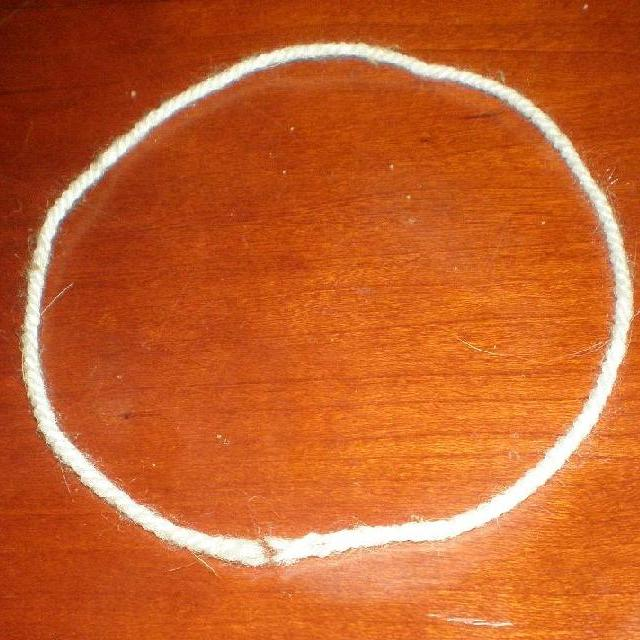
%> input picture 2_Prog/275-Langs/MATLAB/programmingfundamentalsusingmatlab_supplement/programs_and_files/chapter8/stRing.JPG, 640 x 640 px
$ octave image_demo.m   (GNU Octave 9; MATLAB toolbox functions it lacks are replaced by stand-ins)
%> lines starting %> are read from the running program, lines starting %| are printed output that depends on the picture; in (x1, y1, x2, y2) boxes, pixels count from 0 and x2, y2 are one past the last pixel; in counts of white or black regions, pixels touching at a corner belong together; the program's own positions count from 1
% Programming Fundamentals Using MATLAB, Michael Weeks Copyright 2020
%
% Note: if you click on the MATLAB window, the image may be re-displayed
% behind it on some systems. If the image seems to disappear, try moving
% the MATLAB window.

% Image read, show, and write
x0 = imread('stRing.JPG');
%> x0 is the input picture: size 640x640x3 uint8; mean R, G, B 196.7, 96.3, 41.8
imshow(x0)
imwrite(x0, 'stRing.tiff');
pause


% converting to black and white
x1 = imread('stRing.JPG');
imshow(x1)
b = im2bw(x1);
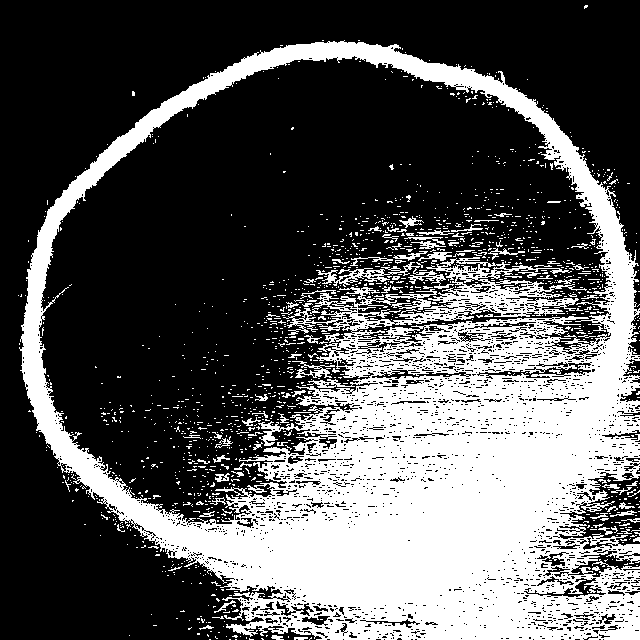
%> b: size 640x640 logical; 34.2% white; 1513 white regions (1425 under 20 px), largest, box (x1, y1, x2, y2) and area: (19, 40, 640, 640) 130349, (316, 262, 454, 289) 917, (292, 361, 335, 378) 255
% This does not look good
figure(2);
imshow(b)
pause
b2 = im2bw(x1, 0.8);
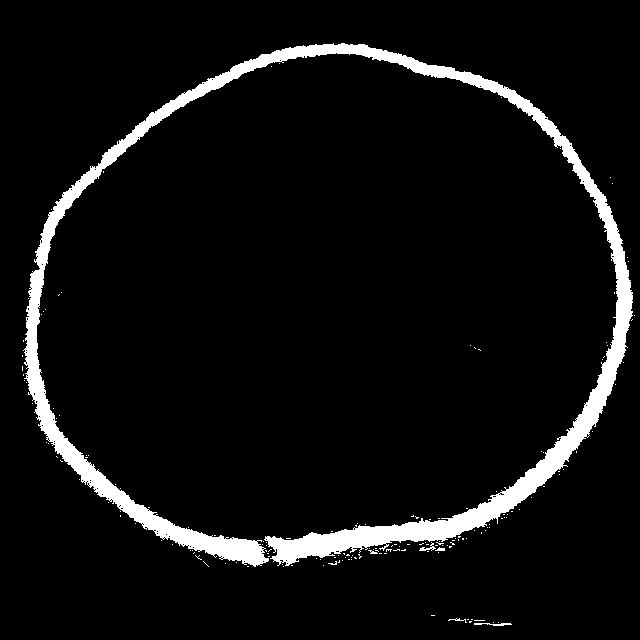
%> b2: size 640x640 logical; 6.2% white; 170 white regions (164 under 20 px), largest, box (x1, y1, x2, y2) and area: (23, 43, 633, 567) 24763, (474, 623, 512, 626) 69, (419, 542, 436, 551) 51, (448, 618, 467, 623) 29, (435, 547, 445, 551) 26, (368, 550, 378, 554) 21
% This does look good
%figure(3);
imshow(b2)
pause
close(2)

% White line segment on a black background
x = zeros(128,128,'uint8');
x(10:118, 10:20) = 255;
imshow(x)
pause

x(10:118, 20:30) = 128;
imshow(x)
pause


% sin pattern
% y = has values from 0 to 2
t = 0:127;
y = sin(t/100*2*pi) + 1;
x2 = y.' * t;
imshow(uint8(x2))
pause

% diamond pattern
s = sin((0:127)/100*2*pi);
c = cos((0:127)/100*2*pi);
x3 = c.' * s;
x3 = uint8((x3+1)*127);
imshow(x3)
pause


% red square on a black background
x4 = zeros(128,128,3,'uint8');
x4(10:118, 10:118, 1) = 255;
imshow(x4)
pause

x4(10:118, 10:118, 3) = 255;
imshow(x4)
pause


% [6 lines of commented-out code are left out]
x5 = zeros(128,128,3,'uint8');
maxR1 = 64+20;
maxC1 = 64;
x5(10:maxR1, 10:maxC1+15, 1) = 255;
x5(10:maxR1, maxC1-15:118, 2) = 255;
x5(maxR1-40:118, 20:108, 3) = 255;
imshow(x5)
pause


%%  [black]
%  [black][red][rb][rgb][gb][g][black]
%              [b          ]
%  [black]
%
%  [black]
%  [black][10][10][10][10][10][black]
%             [   3x10   ]
%  [black]
overlap = 20;
border = 10;
square_size = border * 2 + overlap * 5;
x6 = zeros(square_size, square_size, 3, 'uint8');
minRedRow = border;
minRedCol = border;
maxRedRow = minRedRow + overlap * 3;
maxRedCol = minRedCol + overlap * 3;
minGreenCol = maxRedCol - overlap;
maxGreenCol = minGreenCol + overlap * 3;
minBlueRow = maxRedRow - overlap*2;
minBlueCol = minGreenCol - overlap;
maxBlueRow = minBlueRow + overlap * 3;
maxBlueCol = minBlueCol + overlap * 3;
for red = 127:128:255
    for green = 127:128:255
        for blue = 127:128:255
            % Red
            x6(minRedRow:maxRedRow, border:maxRedCol, 1) = red;
            % Green
            x6(minRedRow:maxRedRow, minGreenCol:maxGreenCol, 2) = green;
            % Blue
            x6(minBlueRow:maxBlueRow, minBlueCol:maxBlueCol, 3) = blue;
            imshow(x6)
            % pause
            pause(1);
         end
    end
end
%> this loop made 2 passes
%> pass 1, `for green = 127:128:255 for blue = 127:128:255  x6(minRedRow:maxRedRow..`:
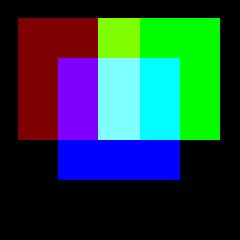
%> displayed picture: size 120x120x3, on the screen's scale of 0 to 255 (shown 2 times larger); mean R, G, B 32.8, 65.9, 65.9
pause


x7 = imread('stRing.JPG');
redValues = x7(:,:,1);
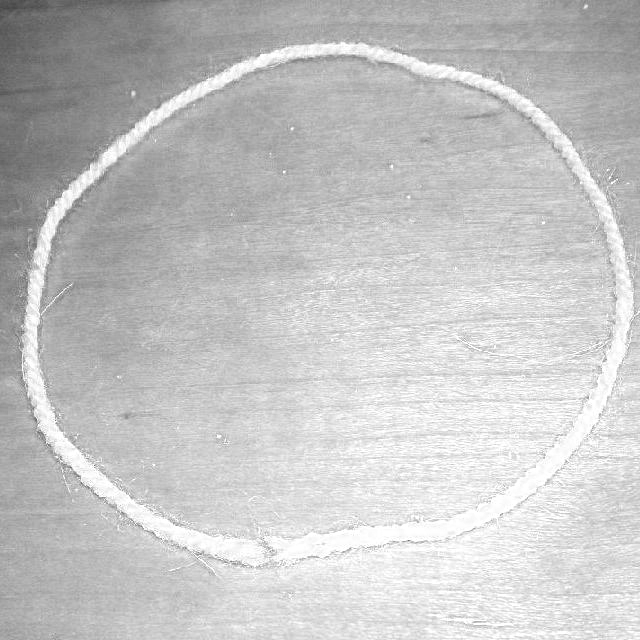
%> redValues: size 640x640 uint8; min 69, max 255, mean 196.7
greenValues = x7(:,:,2);
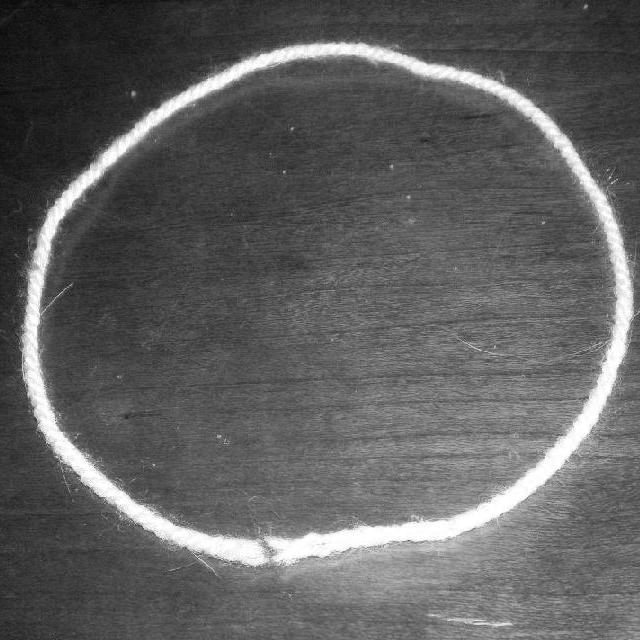
%> greenValues: size 640x640 uint8; min 8, max 255, mean 96.3
blueValues = x7(:,:,3);
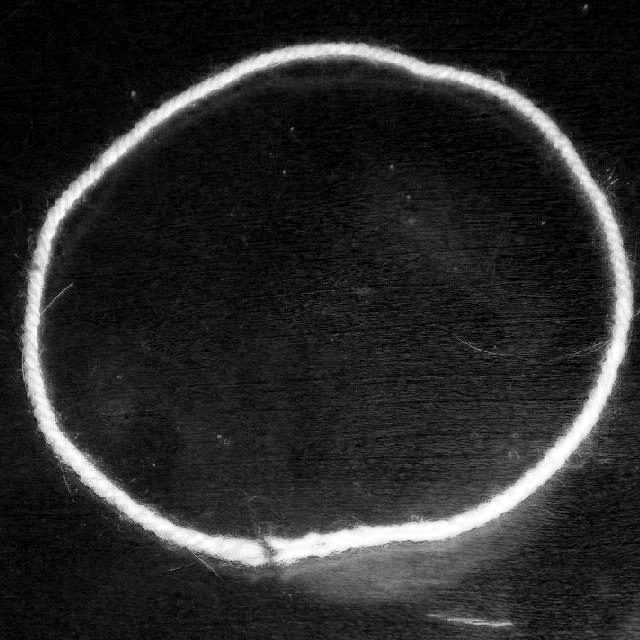
%> blueValues: size 640x640 uint8; min 0, max 255, mean 41.8
x7(:,:,1) = greenValues;
x7(:,:,2) = blueValues;
x7(:,:,3) = redValues;
imshow(x7)
pause

x7(:,:,1) = greenValues;
x7(:,:,2) = redValues;
x7(:,:,3) = redValues;
imshow(x7)
pause

x7(:,:,1) = greenValues;
x7(:,:,2) = redValues;
x7(:,:,3) = blueValues / 4;
imshow(x7)
pause

x7(:,:,1) = greenValues;
x7(:,:,2) = redValues;
x7(:,:,3) = blueValues.';
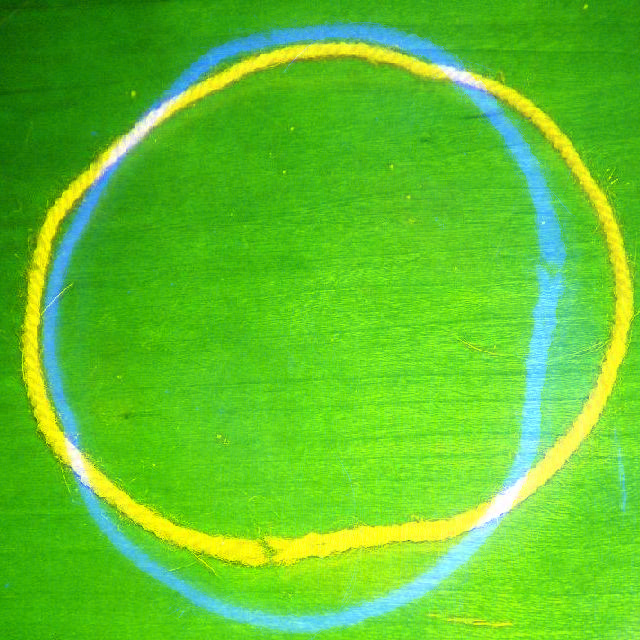
%> x7: size 640x640x3 uint8; mean R, G, B 96.3, 196.7, 41.8
imshow(x7)
pause

%%
x0 = imread('stRing.JPG');
[MAXR, MAXC, MAXD] = size(x0);
%> MAXR = 640; MAXC = 640; MAXD = 3
%imshow(x0);
image(x0);
title('Select two points');
%> (the run ends here)

$ run again, with 2_Prog/275-Langs/MATLAB/programmingfundamentalsusingmatlab_supplement/programs_and_files/chapter8/plant.jpg copied over 2_Prog/275-Langs/MATLAB/programmingfundamentalsusingmatlab_supplement/programs_and_files/chapter8/stRing.JPG
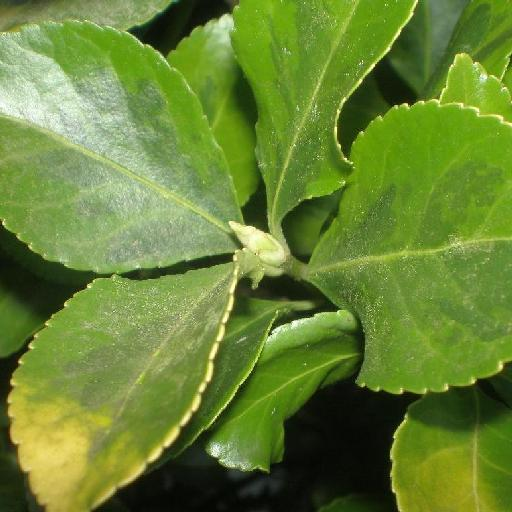
%> input picture 2_Prog/275-Langs/MATLAB/programmingfundamentalsusingmatlab_supplement/programs_and_files/chapter8/plant.jpg, 512 x 512 px
%> x0 is the input picture: size 512x512x3 uint8; mean R, G, B 103.8, 131.4, 52.4
%> `b = im2bw(x1);`:
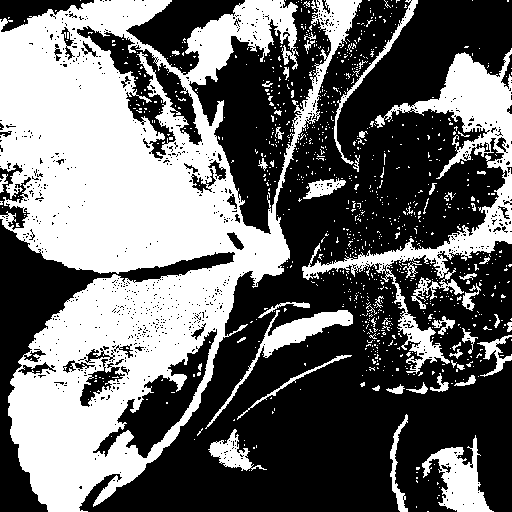
%> b: size 512x512 logical; 42% white; 975 white regions (920 under 20 px), largest, box (x1, y1, x2, y2) and area: (0, 0, 362, 512) 85096, (302, 48, 512, 374) 11259, (422, 435, 494, 512) 2414
%> b2: size 512x512 logical; 2.7% white; 485 white regions (452 under 20 px), largest, box (x1, y1, x2, y2) and area: (0, 64, 95, 134) 2910, (229, 221, 284, 261) 940, (37, 440, 76, 464) 427
%> `x7(:,:,3) = blueValues.';`:
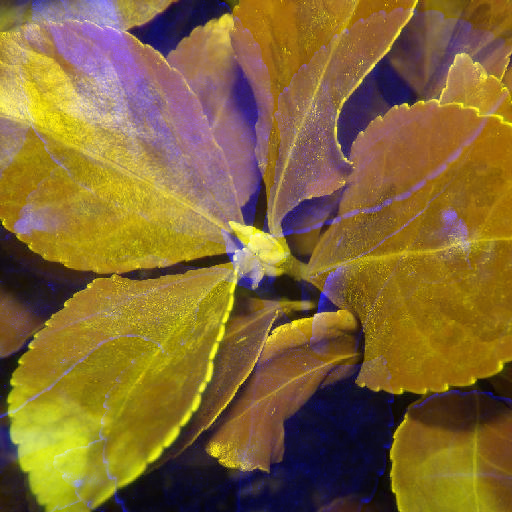
%> x7: size 512x512x3 uint8; mean R, G, B 131.4, 103.8, 52.4
